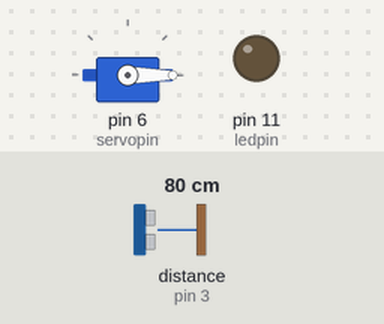
This sketch was run on a simulated Arduino Uno, built with avr-gcc and run on an emulated ATmega328P. Parts: servo, output pins drawn as LEDs (lit = HIGH). Wiring (inferred from the names in the program): ultrasonic range finder: trigger pin 8; echo pin 3. Inputs (shaded band) come from the test bench; at power-on: distance to the obstacle (sensor on pin 3) 80 cm. The echo pulse lasts 58.3 µs per cm; pins used as bus, display or sensor lines are not drawn.

Above: at 1.2 s.
1.3 s: distance to the obstacle (sensor on pin 3) set to 11 cm
2.8 s: distance to the obstacle (sensor on pin 3) set to 8 cm
At 3.2 s:
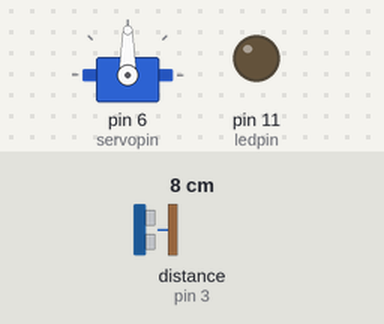
Timing chart, 0 to 5.8 s (numbered marks = the images above; inputs shaded):
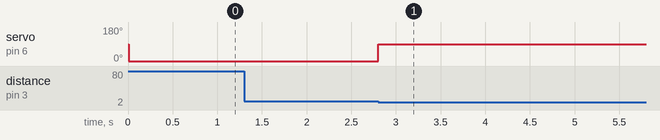

Measured:
- the behaviour switches between 10 and 9 cm on distance to the obstacle (sensor on pin 3) (found by bisection; images 0 and 1)
- after the input at 1.3 s, every drawn part: stays the same
- after the input at 2.8 s, servo on pin 6 (servopin): 0° → 90° at once

The sketch:

sketch_jun24a.ino
```cpp
#include<Servo.h>

int trigpin=8;
int echopin=3;
int servopin=6;
int ledpin=11;
float velocity=390.6;  //in m/s
float distance;
float duration;
int pos=90;    //position of servo to set at 90 degrees

Servo myservo;

void setup() {
  // put your setup code here, to run once:
  myservo.attach(servopin);
  pinMode(trigpin,OUTPUT);
  pinMode(echopin,INPUT);
  pinMode(ledpin,OUTPUT);
}

void loop() {
  // put your main code here, to run repeatedly:
  digitalWrite(trigpin,LOW);
  delayMicroseconds(2000);
  digitalWrite(trigpin,HIGH);
  delayMicroseconds(20);
  digitalWrite(trigpin,LOW);

  duration=pulseIn(echopin,HIGH);      //in microseconds

  distance=(velocity*duration)/20000;   //in cms

  if(distance<=10)
  {
    myservo.write(pos);
    analogWrite(ledpin,255);
  }
  else
    myservo.write(0);
    analogWrite(ledpin,0);
}
```
